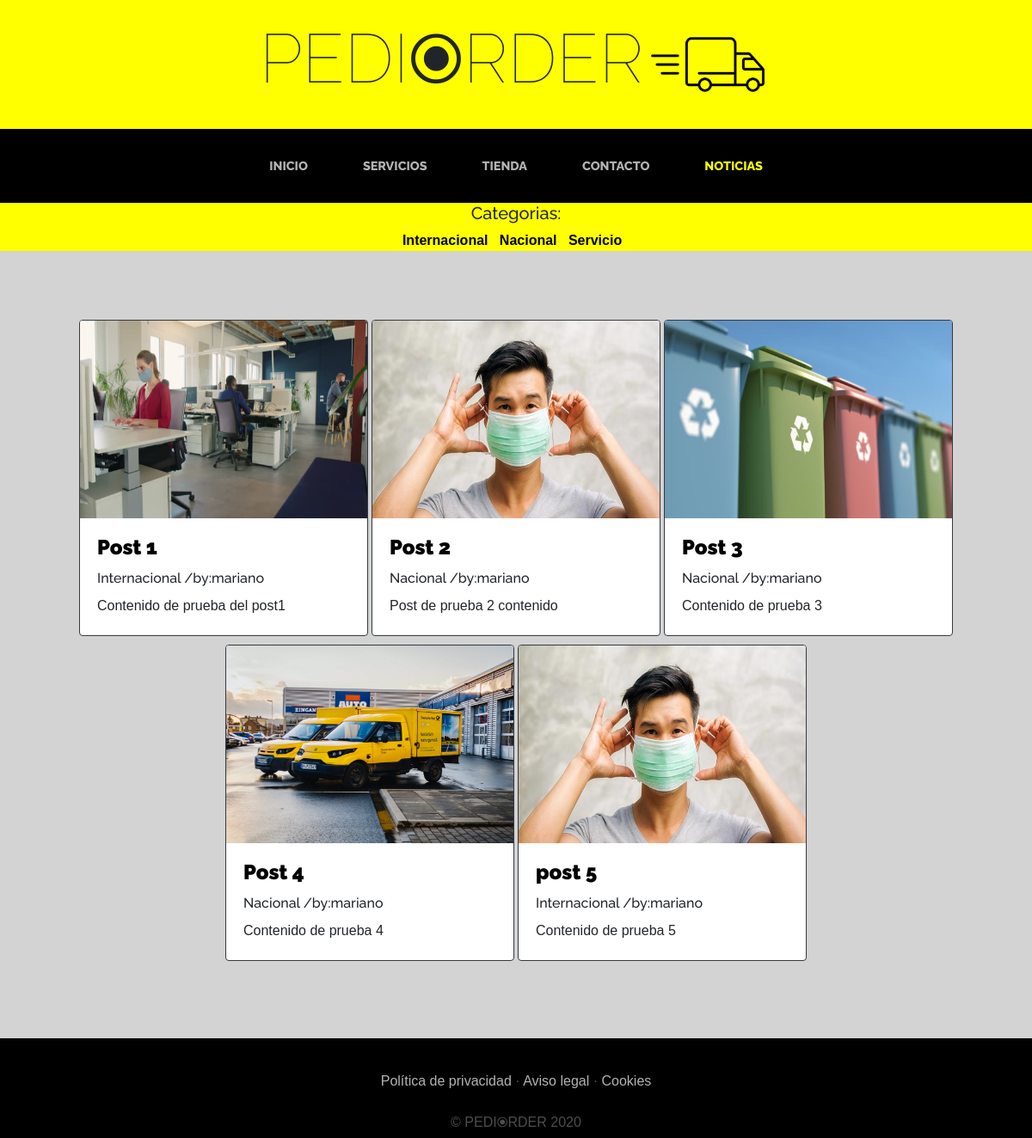
Screenshot of /blog/ with the database file from the repository.
### Blog/models.py (models this page shows, shortened)
class Categoria(models.Model):
    nombre = models.CharField(max_length=50)
    created = models.DateTimeField(auto_now_add=True)
    updated = models.DateTimeField(auto_now_add=True)
    class Meta:
        verbose_name = 'categoria'  # A human-readable name for the object, singular
        verbose_name_plural = 'categorias'

class Post(models.Model):
    titulo = models.CharField(max_length=50)
    contenido = models.CharField(max_length=200)
    imagen = models.ImageField(upload_to='Blog', null=True, blank=True)
    autor = models.ForeignKey(User, on_delete=models.CASCADE)
    categorias = models.ManyToManyField(Categoria)
    created = models.DateTimeField(auto_now_add=True)
    updated = models.DateTimeField(auto_now_add=True)
    class Meta:
        verbose_name = 'post'  # A human-readable name for the object, singular
        verbose_name_plural = 'posts'

### Blog/views.py (the view)
# urls.py: path('', views.blog, name='Blog'),
def blog(request):
    posts = Post.objects.all()
    categorias = Categoria.objects.all()
    return render(request, "blog/blog.html", {"posts": posts, "categorias": categorias})

### Blog/templates/blog/blog.html (shortened to what this page needs)
{% extends "ProyectoWebApp/base.html" %}
{% load static %}
{% block content %}
<head>
</head>
<section>
    <div style="background-color: yellow; text-align: center; margin: auto;">
        <h5>Categorias:</h5>
        {% for categoria in categorias %}
        <a href="{% url 'categoria' categoria.id %}" class="link-blog-cat">
            {{categoria.nombre}} &nbsp;</a>
        {% endfor %}
    </div>
</section>
<div class="section page-section">
    <div class="row justify-content-center">
        {% for post in posts %}
        <div class="card card-news border-dark" style="width: 21rem;">
            <img src="{{post.imagen.url}}" class="card-img-top" width="230" height="230" alt="">
            <div class="card-body">
                <h4 class="card-title"><a href="#" class="post-title">
                        <strong>{{post.titulo}}</strong>
                    </a></h4>
                <h6>
                    {% for categoria in post.categorias.all %}
                    {{categoria.nombre}}
                    {% endfor %}/by:{{post.autor}}</h6>
                <p class="card-text">{{post.contenido}}</p>
            </div>
        </div>
        {% empty %}
        <h1>No hay publicaciones de esa categoria</h1>
        {% endfor %}
    </div>
</div>
{%endblock%}

### ProyectoWebApp/templates/ProyectoWebApp/base.html (shortened to what this page needs)
<!DOCTYPE html>
<html lang="es">
<head>
  {% load static %}
  <link href="{% static 'ProyectoWebApp/vendor/bootstrap/css/bootstrap.min.css' %}" rel="stylesheet">
  <link href="{% static 'ProyectoWebApp/css/style.css' %}" rel="stylesheet">
</head>
<body>
  <h1 class="site-heading text-center text-back d-none d-lg-block">
    <span class="site-heading-lower">PEDI&ofcir;RDER<img src="{% static 'ProyectoWebApp/img/truck-icon.png' %}" width="150px" height="150px" alt=""></span>
  </h1>
  <nav class="navbar navbar-expand-lg navbar-dark py-lg-4" id="mainNav">
    <div class="container">
      <div class="collapse navbar-collapse" id="navbarResponsive">
        <ul class="navbar-nav mx-auto">
          <li class="nav-item px-lg-4 {% if request.path == '/' %} active{% endif %}">
            <a class="nav-link text-uppercase text-expanded" href="{% url 'Home' %}">Inicio</a>
          </li>
          <li class="nav-item px-lg-4 {% if request.path == '/servicios/' %}active{%endif%}">
            <a class="nav-link text-uppercase text-expanded" href="{% url 'Servicios' %}">Servicios</a>
          </li>
          <li class="nav-item px-lg-4 {% if request.path == '/tienda/' %} active   {%endif%}">
            <a class="nav-link text-uppercase text-expanded" href="{% url 'Tienda' %}">Tienda</a>
          </li>
          <li class="nav-item px-lg-4 {% if request.path == '/contacto/' %}active{%endif%}">
            <a class="nav-link text-uppercase text-expanded" href="{% url 'Contacto' %}">Contacto</a>
          </li>
          <li class="nav-item px-lg-4 {% if request.path|slice:':6' == '/blog/' %}active{%endif%}">
            <a class="nav-link text-uppercase text-expanded" href="{% url 'Blog' %}">Noticias</a>
          </li>
        </ul>
      </div>
    </div>
  </nav>
  {% block content %}
  {% endblock %}
  <footer class="footer text-faded text-center py-1">
    <div class="container">
      <p class="m-0 mbt">
        <a href="sample.html" class="link">Política de privacidad</a> ·
        <a href="sample.html" class="link">Aviso legal</a> ·
        <a href="sample.html" class="link">Cookies</a>
      </p>
      <p class="m-0 mbt1">&copy; PEDI&ofcir;RDER 2020</p>
    </div>
  </footer>
</body>
</html>

### ProyectoWebApp/static/ProyectoWebApp/css/style.css (style rules this page uses)
body { font-family: Arial, Helvetica, sans-serif; background-color: lightgrey; }
h1, h2, h3, h4, h5, h6 { font-family: 'Raleway'; }
p { line-height: 1.75; }
.text-faded { color: rgba(255, 255, 255, 0.3); }
.site-heading { text-transform: uppercase; line-height: 1; font-family: 'Raleway'; background-color: yellow; margin-bottom: 0px; }
.site-heading .site-heading-lower { font-size: 5rem; font-weight: 100; line-height: 4rem; }
.page-section { margin-top: 5rem; margin-bottom: 5rem; }
#mainNav { background-color: black; font-family: 'Raleway'; }
#mainNav .navbar-nav .nav-item .nav-link { color: rgba(255, 255, 255, 0.7); font-weight: 800; }
#mainNav .navbar-nav .nav-item.active .nav-link { color: yellow; }
@media (min-width: 992px) { #mainNav .navbar-nav .nav-item .nav-link { font-size: 0.9rem; } }
.footer { background-color: black; clear: both; }
.mbt { padding-top: 2rem; }
.mbt1 { padding-top: 1.25rem; }
a.link { color: rgba(255, 255, 255, 0.7); }
.card-news { display: inline-block; margin-left: 2px; margin-right: 2px; margin-bottom: 10px; }
.post-title { color: black; font-weight: bold; }
.link-blog-cat { color: black; font-weight: bold; }

### rows the page displays
Categoria: nombre "Internacional"
Categoria: nombre "Nacional"
Categoria: nombre "Servicio"
Post: imagen (picture), titulo "Post 1", autor "mariano", contenido "Contenido de prueba del post1"
Post: imagen (picture), titulo "Post 2", autor "mariano", contenido "Post de prueba 2 contenido"
Post: imagen (picture), titulo "Post 3", autor "mariano", contenido "Contenido de prueba 3"
Post: imagen (picture), titulo "Post 4", autor "mariano", contenido "Contenido de prueba 4"
Post: imagen (picture), titulo "post 5", autor "mariano", contenido "Contenido de prueba 5"
